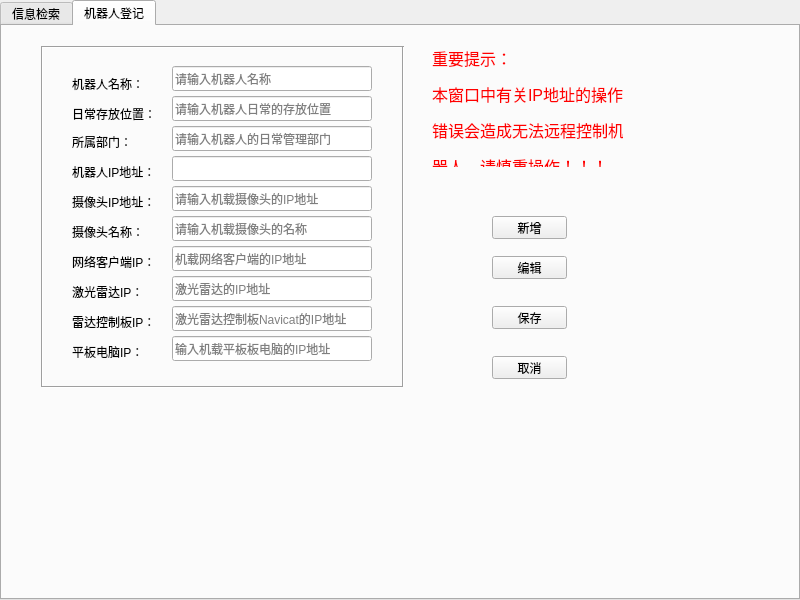
<?xml version="1.0" encoding="UTF-8"?>
<ui version="4.0">
 <class>SlamConfig</class>
 <widget class="QDialog" name="SlamConfig">
  <property name="geometry">
   <rect>
    <x>0</x>
    <y>0</y>
    <width>800</width>
    <height>600</height>
   </rect>
  </property>
  <property name="maximumSize">
   <size>
    <width>800</width>
    <height>600</height>
   </size>
  </property>
  <property name="windowTitle">
   <string>SLAM机器人设置</string>
  </property>
  <widget class="QTabWidget" name="tabWidget">
   <property name="geometry">
    <rect>
     <x>0</x>
     <y>0</y>
     <width>800</width>
     <height>600</height>
    </rect>
   </property>
   <property name="currentIndex">
    <number>1</number>
   </property>
   <widget class="QWidget" name="tab_2">
    <attribute name="title">
     <string>信息检索</string>
    </attribute>
    <widget class="QLineEdit" name="lineEdit_11">
     <property name="geometry">
      <rect>
       <x>10</x>
       <y>10</y>
       <width>161</width>
       <height>20</height>
      </rect>
     </property>
     <property name="placeholderText">
      <string>请输入要检索的机器人名称</string>
     </property>
    </widget>
    <widget class="QPushButton" name="search">
     <property name="geometry">
      <rect>
       <x>180</x>
       <y>10</y>
       <width>75</width>
       <height>23</height>
      </rect>
     </property>
     <property name="text">
      <string>搜索</string>
     </property>
    </widget>
    <widget class="QPushButton" name="del">
     <property name="geometry">
      <rect>
       <x>280</x>
       <y>10</y>
       <width>75</width>
       <height>23</height>
      </rect>
     </property>
     <property name="text">
      <string>选中删除</string>
     </property>
    </widget>
    <widget class="QPushButton" name="back">
     <property name="geometry">
      <rect>
       <x>380</x>
       <y>10</y>
       <width>75</width>
       <height>23</height>
      </rect>
     </property>
     <property name="text">
      <string>列表</string>
     </property>
    </widget>
    <widget class="QTableView" name="tableView">
     <property name="geometry">
      <rect>
       <x>0</x>
       <y>40</y>
       <width>800</width>
       <height>560</height>
      </rect>
     </property>
    </widget>
   </widget>
   <widget class="QWidget" name="tab">
    <attribute name="title">
     <string>机器人登记</string>
    </attribute>
    <widget class="QLineEdit" name="lineEdit_4">
     <property name="geometry">
      <rect>
       <x>170</x>
       <y>130</y>
       <width>200</width>
       <height>25</height>
      </rect>
     </property>
    </widget>
    <widget class="QLabel" name="label_3">
     <property name="geometry">
      <rect>
       <x>70</x>
       <y>140</y>
       <width>81</width>
       <height>12</height>
      </rect>
     </property>
     <property name="text">
      <string>机器人IP地址：</string>
     </property>
    </widget>
    <widget class="QLineEdit" name="lineEdit_0">
     <property name="geometry">
      <rect>
       <x>170</x>
       <y>40</y>
       <width>200</width>
       <height>25</height>
      </rect>
     </property>
     <property name="placeholderText">
      <string>请输入机器人名称</string>
     </property>
    </widget>
    <widget class="Line" name="line_3">
     <property name="geometry">
      <rect>
       <x>40</x>
       <y>20</y>
       <width>360</width>
       <height>3</height>
      </rect>
     </property>
     <property name="orientation">
      <enum>Qt::Horizontal</enum>
     </property>
    </widget>
    <widget class="QLabel" name="label_9">
     <property name="geometry">
      <rect>
       <x>70</x>
       <y>290</y>
       <width>81</width>
       <height>12</height>
      </rect>
     </property>
     <property name="text">
      <string>雷达控制板IP：</string>
     </property>
    </widget>
    <widget class="QPushButton" name="pushButton_3">
     <property name="geometry">
      <rect>
       <x>490</x>
       <y>330</y>
       <width>75</width>
       <height>23</height>
      </rect>
     </property>
     <property name="text">
      <string>取消</string>
     </property>
    </widget>
    <widget class="Line" name="line_4">
     <property name="geometry">
      <rect>
       <x>40</x>
       <y>360</y>
       <width>360</width>
       <height>3</height>
      </rect>
     </property>
     <property name="orientation">
      <enum>Qt::Horizontal</enum>
     </property>
    </widget>
    <widget class="QLabel" name="label_8">
     <property name="geometry">
      <rect>
       <x>70</x>
       <y>260</y>
       <width>81</width>
       <height>12</height>
      </rect>
     </property>
     <property name="text">
      <string>激光雷达IP：</string>
     </property>
    </widget>
    <widget class="QLineEdit" name="lineEdit_7">
     <property name="geometry">
      <rect>
       <x>170</x>
       <y>220</y>
       <width>200</width>
       <height>25</height>
      </rect>
     </property>
     <property name="placeholderText">
      <string>机载网络客户端的IP地址</string>
     </property>
    </widget>
    <widget class="QLineEdit" name="lineEdit_2">
     <property name="geometry">
      <rect>
       <x>170</x>
       <y>70</y>
       <width>200</width>
       <height>25</height>
      </rect>
     </property>
     <property name="placeholderText">
      <string>请输入机器人日常的存放位置</string>
     </property>
    </widget>
    <widget class="QLabel" name="label_4">
     <property name="geometry">
      <rect>
       <x>70</x>
       <y>110</y>
       <width>81</width>
       <height>12</height>
      </rect>
     </property>
     <property name="text">
      <string>所属部门：</string>
     </property>
    </widget>
    <widget class="QPushButton" name="pushButton_4">
     <property name="geometry">
      <rect>
       <x>490</x>
       <y>190</y>
       <width>75</width>
       <height>23</height>
      </rect>
     </property>
     <property name="text">
      <string>新增</string>
     </property>
    </widget>
    <widget class="QLabel" name="label_7">
     <property name="geometry">
      <rect>
       <x>70</x>
       <y>230</y>
       <width>81</width>
       <height>12</height>
      </rect>
     </property>
     <property name="text">
      <string>网络客户端IP：</string>
     </property>
    </widget>
    <widget class="QLabel" name="label_5">
     <property name="geometry">
      <rect>
       <x>70</x>
       <y>170</y>
       <width>81</width>
       <height>12</height>
      </rect>
     </property>
     <property name="text">
      <string>摄像头IP地址：</string>
     </property>
    </widget>
    <widget class="QLineEdit" name="lineEdit_3">
     <property name="geometry">
      <rect>
       <x>170</x>
       <y>100</y>
       <width>200</width>
       <height>25</height>
      </rect>
     </property>
     <property name="placeholderText">
      <string>请输入机器人的日常管理部门</string>
     </property>
    </widget>
    <widget class="QLabel" name="label_6">
     <property name="geometry">
      <rect>
       <x>70</x>
       <y>200</y>
       <width>81</width>
       <height>12</height>
      </rect>
     </property>
     <property name="text">
      <string>摄像头名称：</string>
     </property>
    </widget>
    <widget class="QLabel" name="label_2">
     <property name="geometry">
      <rect>
       <x>70</x>
       <y>80</y>
       <width>81</width>
       <height>16</height>
      </rect>
     </property>
     <property name="text">
      <string>日常存放位置：</string>
     </property>
    </widget>
    <widget class="QPushButton" name="pushButton">
     <property name="geometry">
      <rect>
       <x>490</x>
       <y>230</y>
       <width>75</width>
       <height>23</height>
      </rect>
     </property>
     <property name="text">
      <string>编辑</string>
     </property>
    </widget>
    <widget class="QLabel" name="label_10">
     <property name="geometry">
      <rect>
       <x>70</x>
       <y>320</y>
       <width>81</width>
       <height>12</height>
      </rect>
     </property>
     <property name="text">
      <string>平板电脑IP：</string>
     </property>
    </widget>
    <widget class="QLineEdit" name="lineEdit_6">
     <property name="geometry">
      <rect>
       <x>170</x>
       <y>190</y>
       <width>200</width>
       <height>25</height>
      </rect>
     </property>
     <property name="placeholderText">
      <string>请输入机载摄像头的名称</string>
     </property>
    </widget>
    <widget class="QLineEdit" name="lineEdit_10">
     <property name="geometry">
      <rect>
       <x>170</x>
       <y>310</y>
       <width>200</width>
       <height>25</height>
      </rect>
     </property>
     <property name="placeholderText">
      <string>输入机载平板板电脑的IP地址</string>
     </property>
    </widget>
    <widget class="QLineEdit" name="lineEdit_9">
     <property name="geometry">
      <rect>
       <x>170</x>
       <y>280</y>
       <width>200</width>
       <height>25</height>
      </rect>
     </property>
     <property name="placeholderText">
      <string>激光雷达控制板Navicat的IP地址</string>
     </property>
    </widget>
    <widget class="Line" name="line">
     <property name="geometry">
      <rect>
       <x>30</x>
       <y>20</y>
       <width>20</width>
       <height>341</height>
      </rect>
     </property>
     <property name="orientation">
      <enum>Qt::Vertical</enum>
     </property>
    </widget>
    <widget class="QLabel" name="label">
     <property name="geometry">
      <rect>
       <x>70</x>
       <y>50</y>
       <width>81</width>
       <height>16</height>
      </rect>
     </property>
     <property name="text">
      <string>机器人名称：</string>
     </property>
    </widget>
    <widget class="QLineEdit" name="lineEdit_5">
     <property name="geometry">
      <rect>
       <x>170</x>
       <y>160</y>
       <width>200</width>
       <height>25</height>
      </rect>
     </property>
     <property name="placeholderText">
      <string>请输入机载摄像头的IP地址</string>
     </property>
    </widget>
    <widget class="Line" name="line_2">
     <property name="geometry">
      <rect>
       <x>390</x>
       <y>20</y>
       <width>22</width>
       <height>341</height>
      </rect>
     </property>
     <property name="orientation">
      <enum>Qt::Vertical</enum>
     </property>
    </widget>
    <widget class="QPushButton" name="pushButton_2">
     <property name="geometry">
      <rect>
       <x>490</x>
       <y>280</y>
       <width>75</width>
       <height>23</height>
      </rect>
     </property>
     <property name="text">
      <string>保存</string>
     </property>
    </widget>
    <widget class="QLineEdit" name="lineEdit_8">
     <property name="geometry">
      <rect>
       <x>170</x>
       <y>250</y>
       <width>200</width>
       <height>25</height>
      </rect>
     </property>
     <property name="placeholderText">
      <string>激光雷达的IP地址</string>
     </property>
    </widget>
    <widget class="QLabel" name="label_11">
     <property name="geometry">
      <rect>
       <x>430</x>
       <y>20</y>
       <width>191</width>
       <height>121</height>
      </rect>
     </property>
     <property name="text">
      <string>&lt;html&gt;&lt;head/&gt;&lt;body&gt;&lt;p&gt;&lt;span style=&quot; font-size:12pt; color:#ff0000;&quot;&gt;重要提示：&lt;/span&gt;&lt;/p&gt;&lt;p&gt;&lt;span style=&quot; font-size:12pt; color:#ff0000;&quot;&gt;本窗口中有关IP地址的操作&lt;/span&gt;&lt;/p&gt;&lt;p&gt;&lt;span style=&quot; font-size:12pt; color:#ff0000;&quot;&gt;错误会造成无法远程控制机&lt;/span&gt;&lt;/p&gt;&lt;p&gt;&lt;span style=&quot; font-size:12pt; color:#ff0000;&quot;&gt;器人，请慎重操作！！！&lt;/span&gt;&lt;/p&gt;&lt;/body&gt;&lt;/html&gt;</string>
     </property>
    </widget>
   </widget>
  </widget>
 </widget>
 <tabstops>
  <tabstop>lineEdit_0</tabstop>
  <tabstop>lineEdit_2</tabstop>
  <tabstop>lineEdit_3</tabstop>
  <tabstop>lineEdit_4</tabstop>
  <tabstop>lineEdit_5</tabstop>
  <tabstop>lineEdit_6</tabstop>
  <tabstop>lineEdit_7</tabstop>
  <tabstop>lineEdit_8</tabstop>
  <tabstop>lineEdit_9</tabstop>
  <tabstop>lineEdit_10</tabstop>
  <tabstop>pushButton_4</tabstop>
  <tabstop>pushButton</tabstop>
  <tabstop>pushButton_2</tabstop>
  <tabstop>pushButton_3</tabstop>
  <tabstop>tabWidget</tabstop>
 </tabstops>
 <resources/>
 <connections>
  <connection>
   <sender>pushButton_3</sender>
   <signal>clicked()</signal>
   <receiver>pushButton_3</receiver>
   <slot>close()</slot>
   <hints>
    <hint type="sourcelabel">
     <x>535</x>
     <y>360</y>
    </hint>
    <hint type="destinationlabel">
     <x>535</x>
     <y>373</y>
    </hint>
   </hints>
  </connection>
  <connection>
   <sender>pushButton_3</sender>
   <signal>clicked()</signal>
   <receiver>SlamConfig</receiver>
   <slot>on_cancel_clicked()</slot>
   <hints>
    <hint type="sourcelabel">
     <x>520</x>
     <y>360</y>
    </hint>
    <hint type="destinationlabel">
     <x>504</x>
     <y>449</y>
    </hint>
   </hints>
  </connection>
  <connection>
   <sender>pushButton_2</sender>
   <signal>clicked()</signal>
   <receiver>SlamConfig</receiver>
   <slot>on_save_clicked()</slot>
   <hints>
    <hint type="sourcelabel">
     <x>499</x>
     <y>311</y>
    </hint>
    <hint type="destinationlabel">
     <x>400</x>
     <y>499</y>
    </hint>
   </hints>
  </connection>
  <connection>
   <sender>pushButton_4</sender>
   <signal>clicked()</signal>
   <receiver>SlamConfig</receiver>
   <slot>on_new_clicked()</slot>
   <hints>
    <hint type="sourcelabel">
     <x>518</x>
     <y>224</y>
    </hint>
    <hint type="destinationlabel">
     <x>596</x>
     <y>477</y>
    </hint>
   </hints>
  </connection>
 </connections>
 <slots>
  <slot>on_save_clicked()</slot>
  <slot>on_new_clicked()</slot>
  <slot>on_cancel_clicked()</slot>
 </slots>
</ui>
